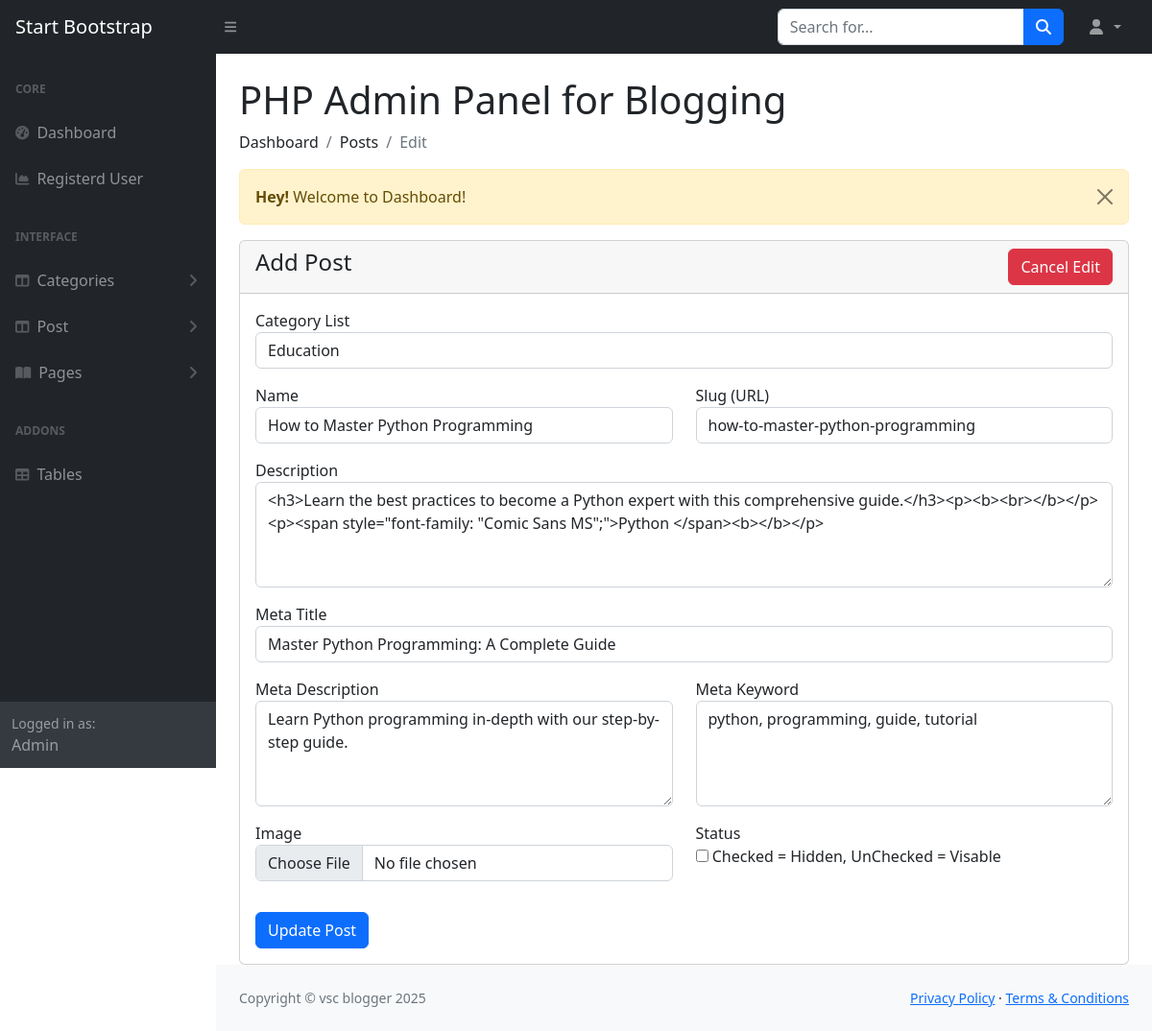
Page /admin/post-edit.php?id=1 (signed in) on the committed database.
### tables this page shows
CREATE TABLE `posts` (
  `id` int(11) NOT NULL,
  `category_id` int(11) NOT NULL,
  `name` varchar(191) NOT NULL,
  `slug` varchar(191) NOT NULL,
  `description` text DEFAULT NULL,
  `image` varchar(191) DEFAULT NULL,
  `meta_title` varchar(191) NOT NULL,
  `meta_description` mediumtext NOT NULL,
  `meta_keyword` mediumtext NOT NULL,
  `status` tinyint(1) DEFAULT 0,
  `created_at` timestamp NULL DEFAULT current_timestamp()
);

### admin/post-edit.php (the view, shortened to what this page needs)
<?php
include("./authentication.php");
include("./includes/header.php");
?>
<div class="contaienr-fluid px-4">
    <h1 class="mt-4">PHP Admin Panel for Blogging</h1>
    <ol class="breadcrumb">
        <li class="breadcrumb-item">Dashboard</li>
        <li class="breadcrumb-item">Posts</li>
        <li class="breadcrumb-item active">Edit</li>
    </ol>
    <div class="row">
        <div class="col-md-12">
            <?php include("message.php"); ?>
            <div class="card">
                <div class="card-header">
                    <h4>Add Post
                        <a href="post-view.php" class="btn btn-danger float-end">Cancel Edit</a>
                    </h4>
                </div>
                <div class="card-body">
                    <?php
                    if (isset($_GET['id'])) {
                        $post_id = $_GET['id'];
                        $post_query = "SELECT * FROM posts WHERE id='$post_id' LIMIT 1";
                        $post_query_res = mysqli_query($con, $post_query);
                        if (mysqli_num_rows($post_query_res) > 0) {
                            $post_row = mysqli_fetch_array($post_query_res);
                            ?>
                            <form action="post-update.php" method="POST" enctype="multipart/form-data">
                                <div class="form-group mb-0">
                                    <div class="row">
                                        <div class="col-md-12 mb-3">
                                            <label for="">Category List</label>
                                            <?php
                                            $category = "SELECT * FROM categories WHERE status='0' ";
                                            $category_run = mysqli_query($con, $category);
                                            if (mysqli_num_rows($category_run) > 0) {
                                                ?>
                                                <select name="category_id" required class="form-control">
                                                    <?php
                                                    foreach ($category_run as $categoryitem) {
                                                        ?>
                                                        <option value="<?= $categoryitem['id'] ?>"
                                                            <?= $categoryitem['id'] == $post_row['category_id'] ? 'Selected' : '' ?>>
                                                            <?= $categoryitem['name'] ?>
                                                        </option>
                                                        <?php
                                                    }
                                                    ?>
                                                </select>
                                                <?php
                                            } else {
                                                ?>
                                                <h5>No Category Available</h5>
                                                <?php
                                            }
                                            ?>
                                        </div>
                                        <div class="col-md-6 mb-3">
                                            <label for="name">Name</label>
                                            <input type="text" name="name" value="<?= $post_row['name'] ?>" required
                                                class="form-control">
                                        </div>
                                        <div class="col-md-6 mb-3">
                                            <label for="slug">Slug (URL)</label>
                                            <input type="text" name="slug" value="<?= $post_row['slug'] ?>" required
                                                class="form-control">
                                        </div>
                                        <div class="col-md-12 mb-3">
                                            <label for="description">Description</label>
                                            <textarea name="description" id="summernote" required class="form-control"
                                                rows="4"><?= $post_row['description'] ?></textarea>
                                        </div>
                                        <div class="col-md-12 mb-3">
                                            <label for="meta_title">Meta Title</label>
                                            <input type="text" name="meta_title" value="<?= $post_row['meta_title'] ?>"
                                                max="101" required class="form-control">
                                        </div>
                                        <div class="col-md-6 mb-3">
                                            <label for="meta_description">Meta Description</label>
                                            <textarea name="meta_description" required class="form-control"
                                                rows="4"><?= $post_row['meta_description'] ?></textarea>
                                        </div>
                                        <div class="col-md-6 mb-3">
                                            <label for="meta_keyword">Meta Keyword</label>
                                            <textarea name="meta_keyword" required class="form-control"
                                                rows="4"><?= $post_row['meta_keyword'] ?></textarea>
                                        </div>
                                        <div class="col-md-6 mb-3">
                                            <label for="image">Image</label>
                                            <input type="file" name="image" class="form-control">
                                        </div>
                                        <div class="col-md-6 mb-3">
                                            <label for="status">Status</label> <br>
                                            <input type="checkbox" name="status" id="status" width="80px" height="80px">
                                            Checked = Hidden, UnChecked = Visable
                                        </div>
                                        <div class="col-md-12 mt-3">
                                            <button type="submit" name="post_update" class="btn btn-primary">Update
                                                Post</button>
                                        </div>
                                    </div>
                            </form>
                            <?php
                        } else {
                            ?>
                            <h4>No Record Found</h4>
                            <?php
                        }
                    }
                    ?>
                </div>
            </div>
        </div>
    </div>
</div>
<?php
include("includes/footer.php");
include("includes/script.php");
?>

### rows in the picture
posts: name "How to Master Python Programming", slug "how-to-master-python-programming", description "<h3>Learn the best practices to become a Python expert with this comprehensive guide.</h3><p><b><br></b></p><p><span style=\"font-family: \"Comic Sans MS\";\">Python </span><b></b></p>", meta_title "Master Python Programming: A Complete Guide", meta_description "Learn Python programming in-depth with our step-by-step guide.", meta_keyword "python, programming, guide, tutorial"

### other values in the picture
$_SESSION['message'] "Welcome to Dashboard!"
form field category_id "Education"
